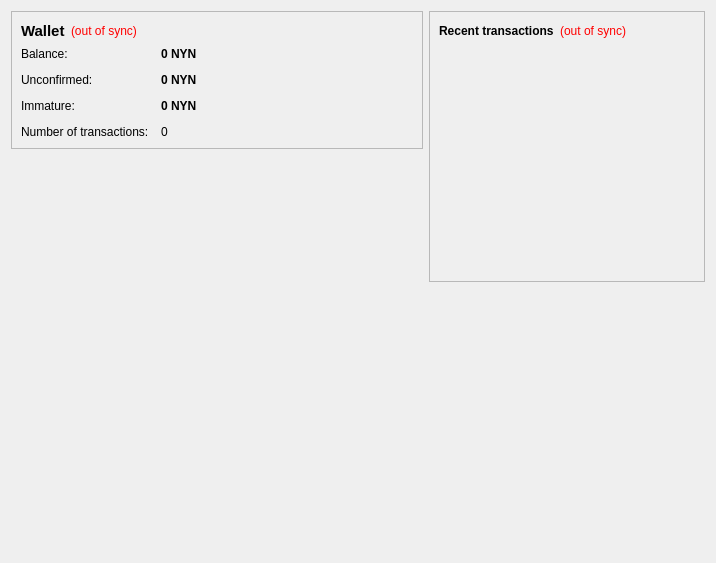
<?xml version="1.0" encoding="UTF-8"?>
<ui version="4.0">
 <class>OverviewPage</class>
 <widget class="QWidget" name="OverviewPage">
  <property name="geometry">
   <rect>
    <x>0</x>
    <y>0</y>
    <width>716</width>
    <height>563</height>
   </rect>
  </property>
  <property name="windowTitle">
   <string>Form</string>
  </property>
  <layout class="QHBoxLayout" name="horizontalLayout" stretch="1,0">
   <item>
    <layout class="QVBoxLayout" name="verticalLayout_2">
     <item>
      <widget class="QFrame" name="frame">
       <property name="frameShape">
        <enum>QFrame::StyledPanel</enum>
       </property>
       <property name="frameShadow">
        <enum>QFrame::Raised</enum>
       </property>
       <layout class="QVBoxLayout" name="verticalLayout_4">
        <item>
         <layout class="QHBoxLayout" name="horizontalLayout_4">
          <item>
           <widget class="QLabel" name="label_5">
            <property name="font">
             <font>
              <pointsize>11</pointsize>
              <weight>75</weight>
              <bold>true</bold>
             </font>
            </property>
            <property name="text">
             <string>Wallet</string>
            </property>
           </widget>
          </item>
          <item>
           <widget class="QLabel" name="labelWalletStatus">
            <property name="toolTip">
             <string>The displayed information may be out of date. Your wallet automatically synchronizes with the nyancoin network after a connection is established, but this process has not completed yet.</string>
            </property>
            <property name="styleSheet">
             <string notr="true">QLabel { color: red; }</string>
            </property>
            <property name="text">
             <string notr="true">(out of sync)</string>
            </property>
            <property name="alignment">
             <set>Qt::AlignLeading|Qt::AlignLeft|Qt::AlignVCenter</set>
            </property>
           </widget>
          </item>
          <item>
           <spacer name="horizontalSpacer_2">
            <property name="orientation">
             <enum>Qt::Horizontal</enum>
            </property>
            <property name="sizeHint" stdset="0">
             <size>
              <width>40</width>
              <height>20</height>
             </size>
            </property>
           </spacer>
          </item>
         </layout>
        </item>
        <item>
         <layout class="QFormLayout" name="formLayout_2">
          <property name="fieldGrowthPolicy">
           <enum>QFormLayout::AllNonFixedFieldsGrow</enum>
          </property>
          <property name="horizontalSpacing">
           <number>12</number>
          </property>
          <property name="verticalSpacing">
           <number>12</number>
          </property>
          <item row="0" column="0">
           <widget class="QLabel" name="label">
            <property name="text">
             <string>Balance:</string>
            </property>
           </widget>
          </item>
          <item row="0" column="1">
           <widget class="QLabel" name="labelBalance">
            <property name="font">
             <font>
              <weight>75</weight>
              <bold>true</bold>
             </font>
            </property>
            <property name="cursor">
             <cursorShape>IBeamCursor</cursorShape>
            </property>
            <property name="toolTip">
             <string>Your current balance</string>
            </property>
            <property name="text">
             <string notr="true">0 NYN</string>
            </property>
            <property name="textInteractionFlags">
             <set>Qt::LinksAccessibleByMouse|Qt::TextSelectableByKeyboard|Qt::TextSelectableByMouse</set>
            </property>
           </widget>
          </item>
          <item row="1" column="0">
           <widget class="QLabel" name="label_3">
            <property name="text">
             <string>Unconfirmed:</string>
            </property>
           </widget>
          </item>
          <item row="1" column="1">
           <widget class="QLabel" name="labelUnconfirmed">
            <property name="font">
             <font>
              <weight>75</weight>
              <bold>true</bold>
             </font>
            </property>
            <property name="cursor">
             <cursorShape>IBeamCursor</cursorShape>
            </property>
            <property name="toolTip">
             <string>Total of transactions that have yet to be confirmed, and do not yet count toward the current balance</string>
            </property>
            <property name="text">
             <string notr="true">0 NYN</string>
            </property>
            <property name="textInteractionFlags">
             <set>Qt::LinksAccessibleByMouse|Qt::TextSelectableByKeyboard|Qt::TextSelectableByMouse</set>
            </property>
           </widget>
          </item>
          <item row="3" column="0">
           <widget class="QLabel" name="label_2">
            <property name="text">
             <string>Number of transactions:</string>
            </property>
           </widget>
          </item>
          <item row="3" column="1">
           <widget class="QLabel" name="labelNumTransactions">
            <property name="toolTip">
             <string>Total number of transactions in wallet</string>
            </property>
            <property name="text">
             <string notr="true">0</string>
            </property>
           </widget>
          </item>
          <item row="2" column="0">
           <widget class="QLabel" name="labelImmatureText">
            <property name="text">
             <string>Immature:</string>
            </property>
           </widget>
          </item>
          <item row="2" column="1">
           <widget class="QLabel" name="labelImmature">
            <property name="font">
             <font>
              <weight>75</weight>
              <bold>true</bold>
             </font>
            </property>
            <property name="toolTip">
             <string>Mined balance that has not yet matured</string>
            </property>
            <property name="text">
             <string notr="true">0 NYN</string>
            </property>
            <property name="textInteractionFlags">
             <set>Qt::LinksAccessibleByMouse|Qt::TextSelectableByKeyboard|Qt::TextSelectableByMouse</set>
            </property>
           </widget>
          </item>
         </layout>
        </item>
       </layout>
      </widget>
     </item>
     <item>
      <spacer name="verticalSpacer">
       <property name="orientation">
        <enum>Qt::Vertical</enum>
       </property>
       <property name="sizeHint" stdset="0">
        <size>
         <width>20</width>
         <height>40</height>
        </size>
       </property>
      </spacer>
     </item>
    </layout>
   </item>
   <item>
    <layout class="QVBoxLayout" name="verticalLayout_3">
     <item>
      <widget class="QFrame" name="frame_2">
       <property name="frameShape">
        <enum>QFrame::StyledPanel</enum>
       </property>
       <property name="frameShadow">
        <enum>QFrame::Raised</enum>
       </property>
       <layout class="QVBoxLayout" name="verticalLayout">
        <item>
         <layout class="QHBoxLayout" name="horizontalLayout_2">
          <item>
           <widget class="QLabel" name="label_4">
            <property name="text">
             <string>&lt;b&gt;Recent transactions&lt;/b&gt;</string>
            </property>
           </widget>
          </item>
          <item>
           <widget class="QLabel" name="labelTransactionsStatus">
            <property name="toolTip">
             <string>The displayed information may be out of date. Your wallet automatically synchronizes with the nyancoin network after a connection is established, but this process has not completed yet.</string>
            </property>
            <property name="styleSheet">
             <string notr="true">QLabel { color: red; }</string>
            </property>
            <property name="text">
             <string notr="true">(out of sync)</string>
            </property>
            <property name="alignment">
             <set>Qt::AlignRight|Qt::AlignTrailing|Qt::AlignVCenter</set>
            </property>
           </widget>
          </item>
          <item>
           <spacer name="horizontalSpacer">
            <property name="orientation">
             <enum>Qt::Horizontal</enum>
            </property>
            <property name="sizeHint" stdset="0">
             <size>
              <width>40</width>
              <height>20</height>
             </size>
            </property>
           </spacer>
          </item>
         </layout>
        </item>
        <item>
         <widget class="QListView" name="listTransactions">
          <property name="styleSheet">
           <string notr="true">QListView { background: transparent; }</string>
          </property>
          <property name="frameShape">
           <enum>QFrame::NoFrame</enum>
          </property>
          <property name="verticalScrollBarPolicy">
           <enum>Qt::ScrollBarAlwaysOff</enum>
          </property>
          <property name="horizontalScrollBarPolicy">
           <enum>Qt::ScrollBarAlwaysOff</enum>
          </property>
          <property name="selectionMode">
           <enum>QAbstractItemView::NoSelection</enum>
          </property>
         </widget>
        </item>
       </layout>
      </widget>
     </item>
     <item>
      <spacer name="verticalSpacer_2">
       <property name="orientation">
        <enum>Qt::Vertical</enum>
       </property>
       <property name="sizeHint" stdset="0">
        <size>
         <width>20</width>
         <height>40</height>
        </size>
       </property>
      </spacer>
     </item>
    </layout>
   </item>
  </layout>
 </widget>
 <resources>
  <include location="../bitcoin.qrc"/>
 </resources>
 <connections/>
</ui>
